Frame 1 (no input): blank canvas, image omitted
Frame 60 (the mouse pressed at the canvas centre just before this capture): blank canvas, image omitted
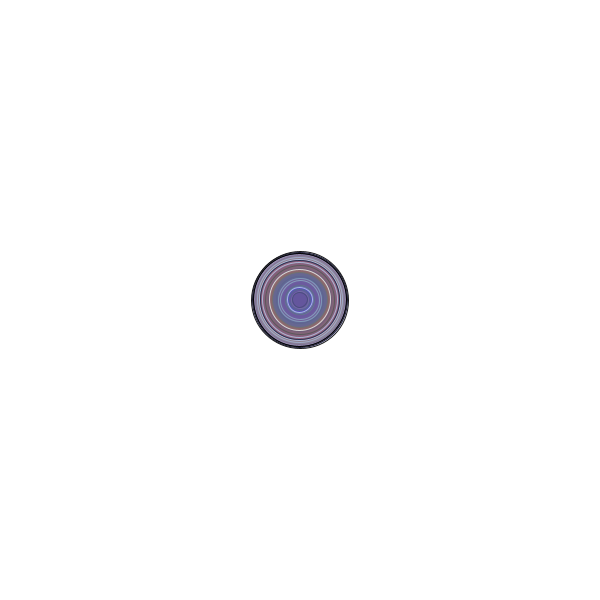
Frame 120 (the mouse held since frame 60 and released just before this capture)

The Processing sketch whose frames 1 and 60 were blank and that drew this single picture after the mouse press (run headless with seeded random() and noise(); from frame 60 on, the mouse is pressed at the canvas centre):

// Processing sketch: processing_14223
// ── processing_14223.pde

void setup()
{
  size(600,600);
  background(255,255,255,100);
  smooth();
}

void draw()
{
  frameRate(25);
  stroke(random(255));
  
  fill(255,50);
  
  float speed = dist(mouseX, mouseY, pmouseX, pmouseY);
  speed = dist(0,0,100,200);
  speed =random(0,50);
  

  strokeWeight(1.0);
  if (mousePressed) {
    fill(random(255),random(220),random(255),random(100));
  ellipse(mouseX, mouseY, speed*2, speed*2);
  
  }
}
